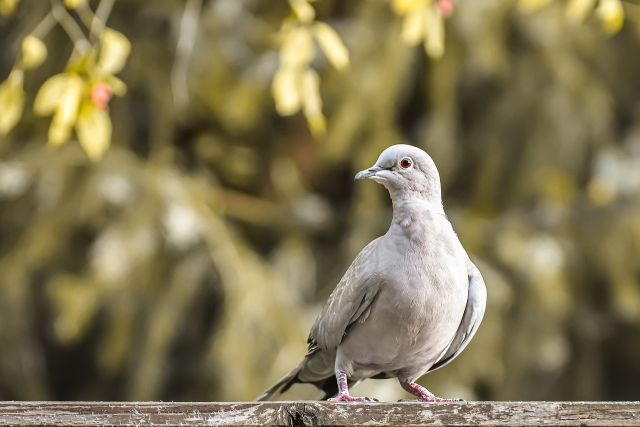
#> input picture open_cv/test_pic.jpg, 1280 x 853 px (shown at 1/2 size)
$ python chapter_6_1.py
#> lines starting #> are read from the running program, lines starting #| are printed output that depends on the picture
#> further down, img is the input picture: shape (853, 1280, 3); mean B, G, R 83.6, 119.1, 129.6
import cv2
import numpy as np

def stackImages(scale,imgArray):
#> called with scale = 0.5
    rows = len(imgArray)
#> rows = 2
    cols = len(imgArray[0])
#> cols = 853
    rowsAvailable = isinstance(imgArray[0], list)
#> rowsAvailable = False
    width = imgArray[0][0].shape[1]
#> width = 3
    height = imgArray[0][0].shape[0]
#> height = 1280
    if rowsAvailable:
        for x in range ( 0, rows):
            for y in range(0, cols):
                if imgArray[x][y].shape[:2] == imgArray[0][0].shape [:2]:
                    imgArray[x][y] = cv2.resize(imgArray[x][y], (0, 0), None, scale, scale)
                else:
                    imgArray[x][y] = cv2.resize(imgArray[x][y], (imgArray[0][0].shape[1], imgArray[0][0].shape[0]), None, scale, scale)
                if len(imgArray[x][y].shape) == 2: imgArray[x][y]= cv2.cvtColor( imgArray[x][y], cv2.COLOR_GRAY2BGR)
        imageBlank = np.zeros((height, width, 3), np.uint8)
        hor = [imageBlank]*rows
        hor_con = [imageBlank]*rows
        for x in range(0, rows):
            hor[x] = np.hstack(imgArray[x])
        ver = np.vstack(hor)
    else:
        for x in range(0, rows):
            if imgArray[x].shape[:2] == imgArray[0].shape[:2]:
                imgArray[x] = cv2.resize(imgArray[x], (0, 0), None, scale, scale)
            else:
                imgArray[x] = cv2.resize(imgArray[x], (imgArray[0].shape[1], imgArray[0].shape[0]), None,scale, scale)
            if len(imgArray[x].shape) == 2: imgArray[x] = cv2.cvtColor(imgArray[x], cv2.COLOR_GRAY2BGR)
#> after the loop, imgArray = 2 items
        hor= np.hstack(imgArray)
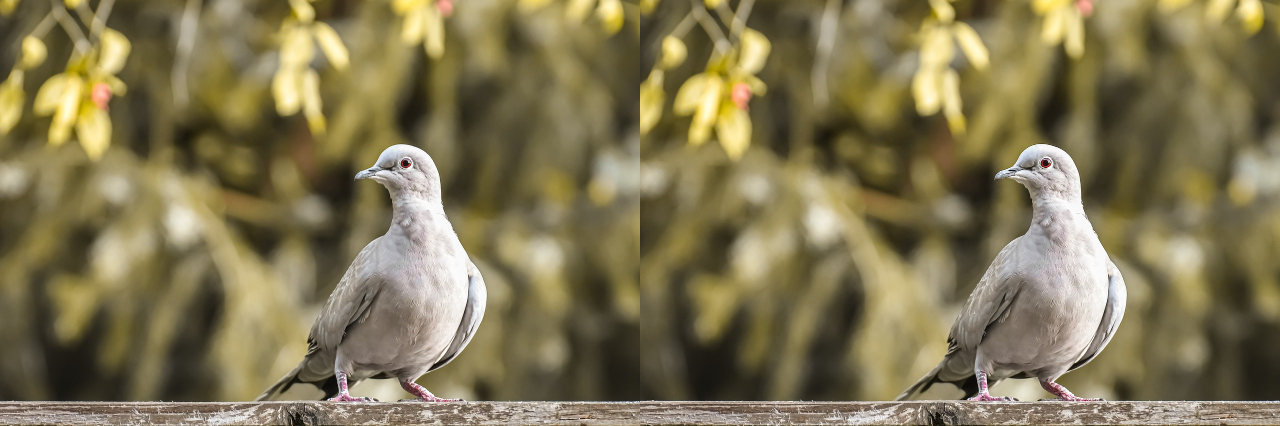
#> hor: shape (426, 1280, 3); mean of channels 0, 1, 2 83.6, 119.1, 129.6; drawn as B, G, R
        ver = hor
    return ver

img = cv2.imread("../test_pic.jpg")

imgStack = stackImages(0.5, ([img, img]))

# imgHor = np.hstack((img, img))
# horizontal stack via multiplying an array
# imgVert = np.vstack((img, img))
# vertical stack via multiplying an array

cv2.imshow("Stock image", img)
# cv2.imshow("Horizontal stack", imgHor)
# cv2.imshow("Vertical stack", imgVert)
cv2.imshow("Stack image", imgStack)
cv2.waitKey(0)
